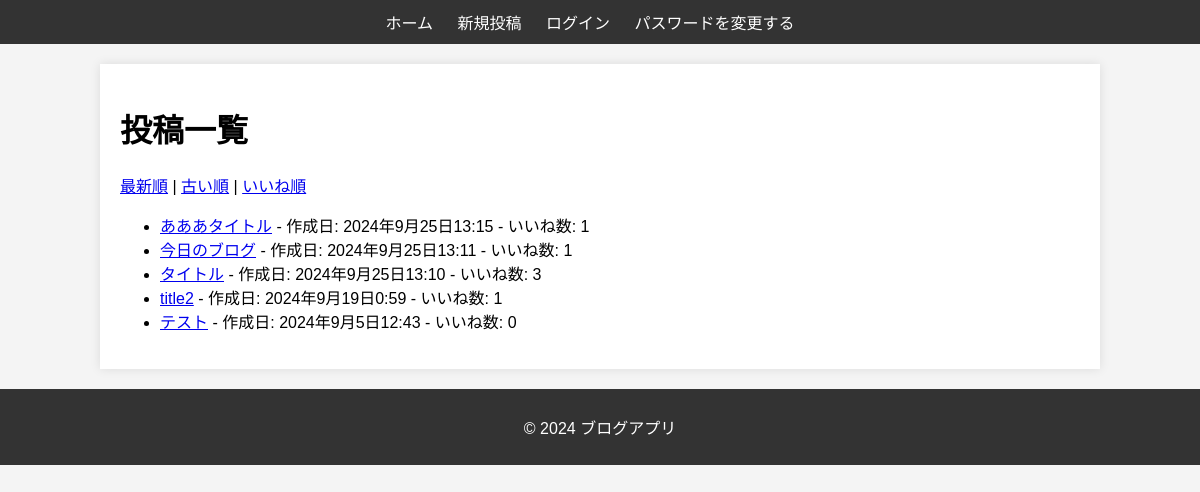
Before: / with the older database file.
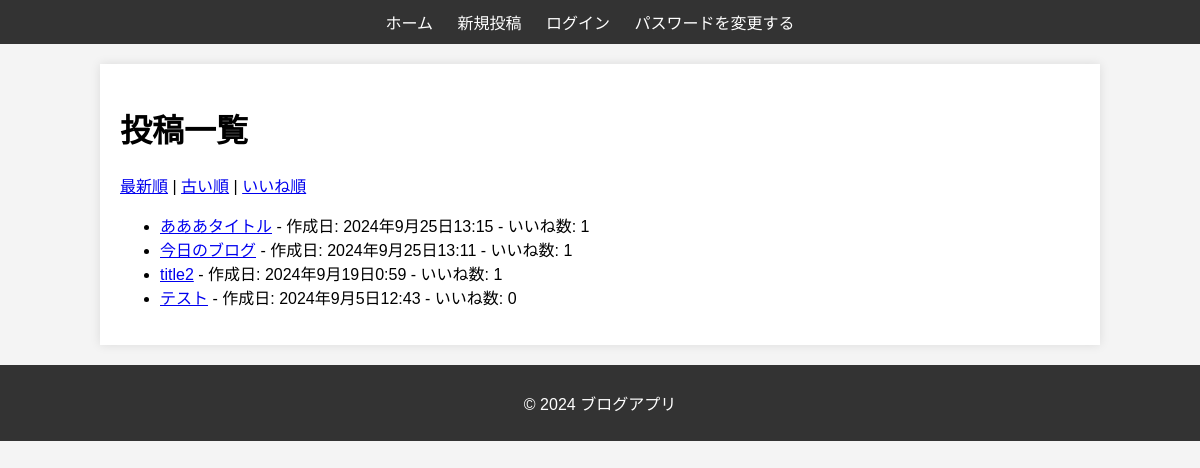
After: the same page with the newer database file.
### blog/models.py (models this page shows, shortened)
class Post(models.Model):
    title = models.CharField(max_length=200) # タイトル
    content = models.TextField() # 本文
    author = models.ForeignKey(User, on_delete=models.CASCADE) # 著者
    picture = models.ImageField(upload_to='post_images/', blank=True, null=True)  # 画像フィールド
    created_at = models.DateTimeField(auto_now_add=True)
    updated_at = models.DateTimeField(auto_now=True)

### blog/views.py (the view)
# urls.py: path('', HomeView.as_view(), name='home'),  # ホーム画面のURLパターン
class HomeView(ListView):
    model = Post
    template_name = 'blog/home.html'
    context_object_name = 'posts'
    paginate_by = 10  # ページネーション: 1ページ10件表示
    def get_queryset(self):
        ordering = self.request.GET.get('ordering', '-created_at')
        queryset = Post.objects.annotate(like_count=Count('like'))
        if ordering == 'likes':  # いいね順
            return queryset.order_by('-like_count', '-created_at')
        elif ordering == 'oldest':  # 古い順
            return queryset.order_by('created_at')
        elif ordering == 'newest':  # 新しい順
            return queryset.order_by('-created_at')
        else:  # デフォルトは新しい順
            return queryset.order_by('-created_at')

### blog/templates/blog/home.html (shortened to what this page needs)
{% extends 'blog/base.html' %}
{% block content %}
    <h1>投稿一覧</h1>
    <div>
        <a href="?ordering=newest">最新順</a> |
        <a href="?ordering=oldest">古い順</a> |
        <a href="?ordering=likes">いいね順</a>
    </div>
    <ul>
        {% for post in page_obj %}
            <li>
                <a href="{% url 'post_detail' post.id %}">{{ post.title }}</a> - 作成日: {{ post.created_at }} - いいね数: {{ post.like_set.count }}
            </li>
        {% endfor %}
    </ul>
{% endblock %}

Changed rows visible on the page:
removed Post: title "タイトル", created_at "2024年9月25日13:10", like_set.count "3"
